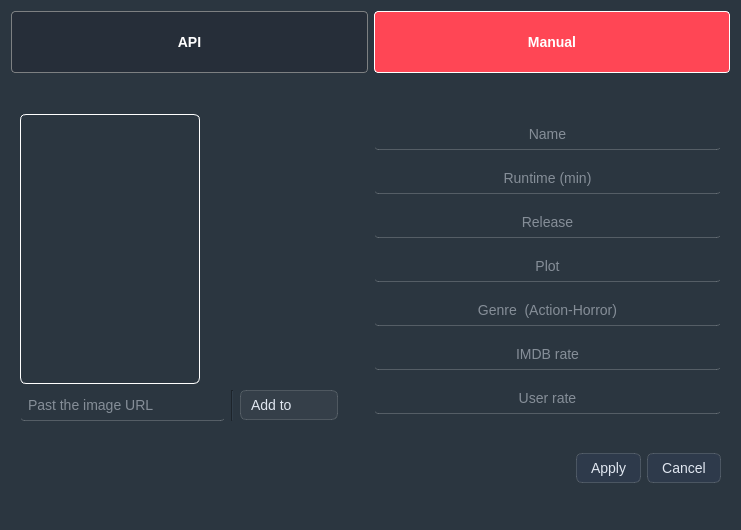
<?xml version="1.0" encoding="UTF-8"?>
<ui version="4.0">
 <class>add_widget</class>
 <widget class="QWidget" name="add_widget">
  <property name="geometry">
   <rect>
    <x>0</x>
    <y>0</y>
    <width>741</width>
    <height>530</height>
   </rect>
  </property>
  <property name="minimumSize">
   <size>
    <width>741</width>
    <height>530</height>
   </size>
  </property>
  <property name="maximumSize">
   <size>
    <width>741</width>
    <height>530</height>
   </size>
  </property>
  <property name="windowTitle">
   <string>Form</string>
  </property>
  <property name="styleSheet">
   <string notr="true">QLineEdit {
    color: #e0e6f0; /* light gray text for dark bg */
    font-size: 14px;
    background-color: rgba(255, 255, 255, 0.05); /* slightly visible bg for input field */
    padding: 6px;
    border: none;
    border-bottom: 1px solid rgba(255, 255, 255, 0.2); /* soft light line before focus */
    border-radius: 4px;
}

QLineEdit:hover {
    background-color: rgba(255, 255, 255, 0.1); /* slightly brighter on hover */
}

QLineEdit:focus {
    outline: none;
    border-bottom: 2px solid #5891ff; /* bright blue focus line */
    background-color: rgba(255, 255, 255, 0.12);
}

QLabel {
    border: 1px solid white;   /* White border */
    border-radius: 6px;        /* Rounded corners (optional) */
    padding: 4px;              /* Space inside */
}

QWidget { 
	background-color: #2b3640;
}

QPushButton {
    color: #e0e6f0; /* light text */
    font-size: 14px;
    background-color: #2e3a4b; /* dark gray-blue button */
    border: 1px solid rgba(255, 255, 255, 0.15);
    border-radius: 6px;
    padding: 6px 14px;
}

QPushButton:hover {
    background-color: #3c4d63; /* lighter on hover */
    border: 1px solid #5891ff; /* subtle blue glow */
}

QPushButton:pressed {
    background-color: #1e2a3a; /* darker when pressed */
    border: 1px solid #4f7de0;
}

QPushButton:disabled {
    color: rgba(255, 255, 255, 0.4);
    background-color: rgba(255, 255, 255, 0.05);
    border: 1px solid rgba(255, 255, 255, 0.1);
}

QComboBox {
    color: #e0e6f0; /* light text */
    font-size: 14px;
    background-color: rgba(255, 255, 255, 0.05); /* subtle transparent bg */
    border: 1px solid rgba(255, 255, 255, 0.15);
    border-radius: 6px;
    padding: 6px 10px;
}

QComboBox:hover {
    background-color: rgba(255, 255, 255, 0.1);
    border: 1px solid #5891ff; /* subtle blue border */
}

QComboBox:focus {
    border: 1px solid #5891ff;
    background-color: rgba(255, 255, 255, 0.12);
    outline: none;
}

/* ▼ Dropdown arrow */
QComboBox::drop-down {
    border: none;
    width: 25px;
    background-color: transparent;
}

QComboBox::down-arrow {
    image: url(:/icons/Icons/sort_by.png); /* replace with your icon */
    width: 20px;
    height: 20px;
}

/* Popup (the dropdown list) */
QComboBox QAbstractItemView {
    background-color: #2e3a4b; /* darker popup background */
    color: #e0e6f0;
    border: 1px solid #5891ff;
    selection-background-color: #3c4d63; /* selected item background */
    selection-color: #ffffff;
}
</string>
  </property>
  <layout class="QGridLayout" name="gridLayout_3">
   <item row="0" column="0">
    <layout class="QVBoxLayout" name="verticalLayout">
     <item>
      <layout class="QHBoxLayout" name="horizontalLayout">
       <item>
        <widget class="QPushButton" name="api_button">
         <property name="styleSheet">
          <string notr="true">QPushButton {
    font-size: 14px;
    font-weight: bold;
    text-transform: uppercase;
    color: #ffffff;
    background-color: #262e39;
    border: 1px solid #7D8082;
    border-radius: 4px;
    padding: 10px 20px;
    min-height: 40px;
    text-align: center;
}

QPushButton:hover {
    background-color: #1a2430; /* slightly lighter on hover */
    border-color: #ffffff;      /* highlight border */
}

QPushButton:pressed {
    background-color: #0a1017; /* darker when pressed */
    border-color: #ff4655;     /* red highlight */
}

/* Optional: checked state if toggle button */
QPushButton:checked {
    background-color: #ff4655; /* red to indicate active */
    color: #ffffff;
    border-color: #ffffff;
}
</string>
         </property>
         <property name="text">
          <string>API</string>
         </property>
         <property name="checkable">
          <bool>true</bool>
         </property>
         <property name="autoExclusive">
          <bool>true</bool>
         </property>
        </widget>
       </item>
       <item>
        <widget class="QPushButton" name="manual_button">
         <property name="styleSheet">
          <string notr="true">QPushButton {
    font-size: 14px;
    font-weight: bold;
    text-transform: uppercase;
    color: #ffffff;
    background-color: #262e39;
    border: 1px solid #7D8082;
    border-radius: 4px;
    padding: 10px 20px;
    min-height: 40px;
    text-align: center;
}

QPushButton:hover {
    background-color: #1a2430; /* slightly lighter on hover */
    border-color: #ffffff;      /* highlight border */
}

QPushButton:pressed {
    background-color: #0a1017; /* darker when pressed */
    border-color: #ff4655;     /* red highlight */
}

/* Optional: checked state if toggle button */
QPushButton:checked {
    background-color: #ff4655; /* red to indicate active */
    color: #ffffff;
    border-color: #ffffff;
}
</string>
         </property>
         <property name="text">
          <string>Manual</string>
         </property>
         <property name="checkable">
          <bool>true</bool>
         </property>
         <property name="checked">
          <bool>true</bool>
         </property>
         <property name="autoExclusive">
          <bool>true</bool>
         </property>
        </widget>
       </item>
      </layout>
     </item>
     <item>
      <widget class="QStackedWidget" name="stackedWidget">
       <property name="currentIndex">
        <number>0</number>
       </property>
       <widget class="QWidget" name="manual_page">
        <layout class="QGridLayout" name="gridLayout">
         <item row="0" column="0">
          <layout class="QHBoxLayout" name="horizontalLayout_4">
           <item>
            <layout class="QVBoxLayout" name="verticalLayout_3">
             <property name="rightMargin">
              <number>30</number>
             </property>
             <item>
              <widget class="QLabel" name="manual_image_label">
               <property name="sizePolicy">
                <sizepolicy hsizetype="Expanding" vsizetype="Expanding">
                 <horstretch>0</horstretch>
                 <verstretch>0</verstretch>
                </sizepolicy>
               </property>
               <property name="minimumSize">
                <size>
                 <width>180</width>
                 <height>270</height>
                </size>
               </property>
               <property name="maximumSize">
                <size>
                 <width>180</width>
                 <height>270</height>
                </size>
               </property>
               <property name="styleSheet">
                <string notr="true"/>
               </property>
               <property name="text">
                <string/>
               </property>
               <property name="scaledContents">
                <bool>true</bool>
               </property>
               <property name="alignment">
                <set>Qt::AlignmentFlag::AlignCenter</set>
               </property>
               <property name="buddy">
                <cstring></cstring>
               </property>
              </widget>
             </item>
             <item>
              <layout class="QHBoxLayout" name="horizontalLayout_2">
               <item>
                <widget class="QLineEdit" name="image_url">
                 <property name="sizePolicy">
                  <sizepolicy hsizetype="Expanding" vsizetype="Fixed">
                   <horstretch>0</horstretch>
                   <verstretch>0</verstretch>
                  </sizepolicy>
                 </property>
                 <property name="placeholderText">
                  <string>Past the image URL</string>
                 </property>
                </widget>
               </item>
               <item>
                <widget class="Line" name="line_2">
                 <property name="orientation">
                  <enum>Qt::Orientation::Vertical</enum>
                 </property>
                </widget>
               </item>
               <item>
                <widget class="QComboBox" name="manual_section_selector">
                 <property name="sizePolicy">
                  <sizepolicy hsizetype="Maximum" vsizetype="Fixed">
                   <horstretch>0</horstretch>
                   <verstretch>0</verstretch>
                  </sizepolicy>
                 </property>
                 <property name="maximumSize">
                  <size>
                   <width>100</width>
                   <height>30</height>
                  </size>
                 </property>
                 <property name="font">
                  <font>
                   <pointsize>-1</pointsize>
                  </font>
                 </property>
                 <property name="autoFillBackground">
                  <bool>false</bool>
                 </property>
                 <property name="styleSheet">
                  <string notr="true"/>
                 </property>
                 <property name="editable">
                  <bool>false</bool>
                 </property>
                 <property name="currentText">
                  <string/>
                 </property>
                 <property name="sizeAdjustPolicy">
                  <enum>QComboBox::SizeAdjustPolicy::AdjustToContents</enum>
                 </property>
                 <property name="iconSize">
                  <size>
                   <width>16</width>
                   <height>10</height>
                  </size>
                 </property>
                 <property name="placeholderText">
                  <string>Add to</string>
                 </property>
                 <property name="frame">
                  <bool>false</bool>
                 </property>
                 <property name="labelDrawingMode">
                  <enum>QComboBox::LabelDrawingMode::UseStyle</enum>
                 </property>
                </widget>
               </item>
              </layout>
             </item>
            </layout>
           </item>
           <item>
            <layout class="QVBoxLayout" name="verticalLayout_2">
             <property name="spacing">
              <number>8</number>
             </property>
             <item>
              <widget class="QLineEdit" name="manual_name_input">
               <property name="text">
                <string/>
               </property>
               <property name="alignment">
                <set>Qt::AlignmentFlag::AlignCenter</set>
               </property>
               <property name="placeholderText">
                <string>Name</string>
               </property>
              </widget>
             </item>
             <item>
              <widget class="QLineEdit" name="manual_time_input">
               <property name="alignment">
                <set>Qt::AlignmentFlag::AlignCenter</set>
               </property>
               <property name="placeholderText">
                <string>Runtime (min)</string>
               </property>
              </widget>
             </item>
             <item>
              <widget class="QLineEdit" name="manual_date_input">
               <property name="text">
                <string/>
               </property>
               <property name="alignment">
                <set>Qt::AlignmentFlag::AlignCenter</set>
               </property>
               <property name="placeholderText">
                <string>Release</string>
               </property>
              </widget>
             </item>
             <item>
              <widget class="QLineEdit" name="manual_plot_input">
               <property name="alignment">
                <set>Qt::AlignmentFlag::AlignCenter</set>
               </property>
               <property name="placeholderText">
                <string>Plot</string>
               </property>
              </widget>
             </item>
             <item>
              <widget class="QLineEdit" name="manual_gener_input">
               <property name="text">
                <string/>
               </property>
               <property name="alignment">
                <set>Qt::AlignmentFlag::AlignCenter</set>
               </property>
               <property name="placeholderText">
                <string>Genre  (Action-Horror)</string>
               </property>
              </widget>
             </item>
             <item>
              <widget class="QLineEdit" name="manual_imdb_rate_input">
               <property name="alignment">
                <set>Qt::AlignmentFlag::AlignCenter</set>
               </property>
               <property name="placeholderText">
                <string>IMDB rate</string>
               </property>
              </widget>
             </item>
             <item>
              <widget class="QLineEdit" name="manual_user_rate_input">
               <property name="alignment">
                <set>Qt::AlignmentFlag::AlignCenter</set>
               </property>
               <property name="placeholderText">
                <string>User rate</string>
               </property>
              </widget>
             </item>
            </layout>
           </item>
          </layout>
         </item>
         <item row="1" column="0">
          <layout class="QHBoxLayout" name="horizontalLayout_3">
           <item>
            <spacer name="horizontalSpacer">
             <property name="orientation">
              <enum>Qt::Orientation::Horizontal</enum>
             </property>
             <property name="sizeHint" stdset="0">
              <size>
               <width>40</width>
               <height>20</height>
              </size>
             </property>
            </spacer>
           </item>
           <item>
            <widget class="QPushButton" name="manual_apply_button">
             <property name="text">
              <string>Apply</string>
             </property>
             <property name="flat">
              <bool>false</bool>
             </property>
            </widget>
           </item>
           <item>
            <widget class="QPushButton" name="manual_cancel_button">
             <property name="text">
              <string>Cancel</string>
             </property>
            </widget>
           </item>
          </layout>
         </item>
        </layout>
       </widget>
       <widget class="QWidget" name="api_page">
        <layout class="QGridLayout" name="gridLayout_2">
         <item row="2" column="1">
          <layout class="QHBoxLayout" name="horizontalLayout_10">
           <item>
            <widget class="QPushButton" name="api_apply_button">
             <property name="text">
              <string>Apply</string>
             </property>
             <property name="flat">
              <bool>false</bool>
             </property>
            </widget>
           </item>
           <item>
            <widget class="QPushButton" name="api_cancel_button">
             <property name="text">
              <string>Cancel</string>
             </property>
            </widget>
           </item>
          </layout>
         </item>
         <item row="1" column="0" colspan="2">
          <layout class="QHBoxLayout" name="horizontalLayout_5">
           <item>
            <layout class="QVBoxLayout" name="verticalLayout_4">
             <property name="spacing">
              <number>10</number>
             </property>
             <property name="rightMargin">
              <number>50</number>
             </property>
             <item>
              <widget class="QLabel" name="api_image_label">
               <property name="sizePolicy">
                <sizepolicy hsizetype="Expanding" vsizetype="Expanding">
                 <horstretch>0</horstretch>
                 <verstretch>0</verstretch>
                </sizepolicy>
               </property>
               <property name="minimumSize">
                <size>
                 <width>180</width>
                 <height>175</height>
                </size>
               </property>
               <property name="maximumSize">
                <size>
                 <width>180</width>
                 <height>270</height>
                </size>
               </property>
               <property name="styleSheet">
                <string notr="true">QLabel {
    border: 1px solid white;   /* White border */
    border-radius: 6px;        /* Rounded corners (optional) */
    padding: 4px;              /* Space inside */
}
</string>
               </property>
               <property name="text">
                <string/>
               </property>
               <property name="scaledContents">
                <bool>true</bool>
               </property>
               <property name="alignment">
                <set>Qt::AlignmentFlag::AlignCenter</set>
               </property>
               <property name="buddy">
                <cstring></cstring>
               </property>
              </widget>
             </item>
             <item>
              <widget class="QComboBox" name="api_section_selector">
               <property name="sizePolicy">
                <sizepolicy hsizetype="Fixed" vsizetype="Preferred">
                 <horstretch>0</horstretch>
                 <verstretch>0</verstretch>
                </sizepolicy>
               </property>
               <property name="minimumSize">
                <size>
                 <width>0</width>
                 <height>0</height>
                </size>
               </property>
               <property name="maximumSize">
                <size>
                 <width>16777215</width>
                 <height>30</height>
                </size>
               </property>
               <property name="font">
                <font>
                 <pointsize>-1</pointsize>
                </font>
               </property>
               <property name="autoFillBackground">
                <bool>false</bool>
               </property>
               <property name="editable">
                <bool>false</bool>
               </property>
               <property name="currentText">
                <string/>
               </property>
               <property name="sizeAdjustPolicy">
                <enum>QComboBox::SizeAdjustPolicy::AdjustToContents</enum>
               </property>
               <property name="iconSize">
                <size>
                 <width>16</width>
                 <height>10</height>
                </size>
               </property>
               <property name="placeholderText">
                <string>Add to</string>
               </property>
               <property name="frame">
                <bool>false</bool>
               </property>
               <property name="labelDrawingMode">
                <enum>QComboBox::LabelDrawingMode::UseStyle</enum>
               </property>
              </widget>
             </item>
            </layout>
           </item>
           <item>
            <layout class="QVBoxLayout" name="verticalLayout_5">
             <property name="spacing">
              <number>6</number>
             </property>
             <property name="leftMargin">
              <number>120</number>
             </property>
             <property name="topMargin">
              <number>6</number>
             </property>
             <property name="bottomMargin">
              <number>6</number>
             </property>
             <item>
              <widget class="QLineEdit" name="api_name_input">
               <property name="text">
                <string/>
               </property>
               <property name="alignment">
                <set>Qt::AlignmentFlag::AlignCenter</set>
               </property>
               <property name="placeholderText">
                <string>Name</string>
               </property>
              </widget>
             </item>
             <item>
              <widget class="QLineEdit" name="api_time_input">
               <property name="alignment">
                <set>Qt::AlignmentFlag::AlignCenter</set>
               </property>
               <property name="placeholderText">
                <string>Runtime (min)</string>
               </property>
              </widget>
             </item>
             <item>
              <widget class="QLineEdit" name="api_date_input">
               <property name="alignment">
                <set>Qt::AlignmentFlag::AlignCenter</set>
               </property>
               <property name="placeholderText">
                <string>Release</string>
               </property>
              </widget>
             </item>
             <item>
              <widget class="QLineEdit" name="api_plot_input">
               <property name="alignment">
                <set>Qt::AlignmentFlag::AlignCenter</set>
               </property>
               <property name="placeholderText">
                <string>Plot</string>
               </property>
              </widget>
             </item>
             <item>
              <widget class="QLineEdit" name="api_gener_input">
               <property name="text">
                <string/>
               </property>
               <property name="alignment">
                <set>Qt::AlignmentFlag::AlignCenter</set>
               </property>
               <property name="placeholderText">
                <string>Genre  (Action-Horror)</string>
               </property>
              </widget>
             </item>
             <item>
              <widget class="QLineEdit" name="api_imdb_rate_input">
               <property name="alignment">
                <set>Qt::AlignmentFlag::AlignCenter</set>
               </property>
               <property name="placeholderText">
                <string>IMDB rate</string>
               </property>
              </widget>
             </item>
             <item>
              <widget class="QLineEdit" name="api_user_rate_input">
               <property name="alignment">
                <set>Qt::AlignmentFlag::AlignCenter</set>
               </property>
               <property name="placeholderText">
                <string>User rate</string>
               </property>
              </widget>
             </item>
            </layout>
           </item>
          </layout>
         </item>
         <item row="0" column="0">
          <layout class="QHBoxLayout" name="horizontalLayout_6">
           <item>
            <spacer name="horizontalSpacer_2">
             <property name="orientation">
              <enum>Qt::Orientation::Horizontal</enum>
             </property>
             <property name="sizeHint" stdset="0">
              <size>
               <width>40</width>
               <height>20</height>
              </size>
             </property>
            </spacer>
           </item>
           <item>
            <widget class="QPushButton" name="search_button">
             <property name="text">
              <string>Search</string>
             </property>
             <property name="flat">
              <bool>false</bool>
             </property>
            </widget>
           </item>
           <item>
            <widget class="QLineEdit" name="search_line">
             <property name="alignment">
              <set>Qt::AlignmentFlag::AlignCenter</set>
             </property>
             <property name="placeholderText">
              <string>Search Online</string>
             </property>
            </widget>
           </item>
          </layout>
         </item>
        </layout>
       </widget>
      </widget>
     </item>
    </layout>
   </item>
  </layout>
 </widget>
 <resources>
  <include location="My libirary Project/data/resources.qrc"/>
 </resources>
 <connections/>
</ui>
